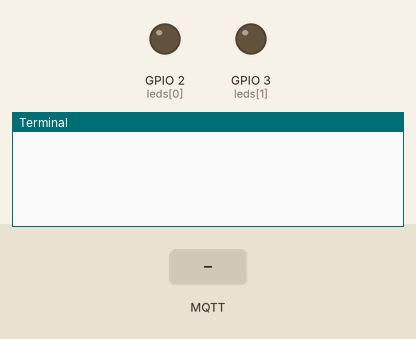
Recording of a program running on a simulated Raspberry Pi (BCM pin numbers). On the bench: output pins drawn as LEDs (lit = HIGH), the last lines printed to the terminal. Inputs (shaded band) come from the test bench. No MQTT or app messages arrive unless stated.

Above: at 1.3 s.
1.4 s: MQTT message "1" arrives on the first subscribed topic
At 2.2 s:
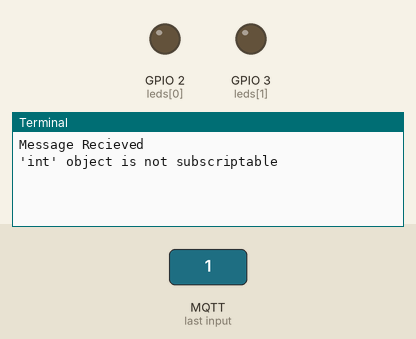
2.9 s: MQTT message "on" arrives on the first subscribed topic
At 3.3 s:
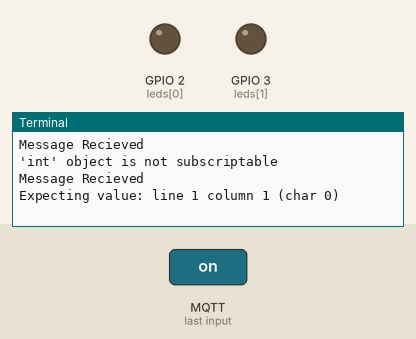

The program:

demo.py
```python
import paho.mqtt.client as mqtt
import json
import RPi.GPIO as io

# tuplje object met pin nummers
leds = (2, 3)

# initialisatie functie voor leds met als parameter een tuple
def init_leds(leds):
    io.setmode(io.BCM)
    io.setup(leds, io.OUT)

# set state van de leds met als parameters 2 tuples
# tuple van pin nummers en een met bools van de state
def set_leds(leds, states):
    io.output(leds, states)

# calback voor het verwerken van de berichten
def on_message(mqttc, obj, msg):
    print("Message Recieved")
    try:
        # payload omzetten van bytestring naar string
        p = msg.payload.decode("utf-8")

        # json wordt verwacht json string moet omgezet worden naar een python
        #  dictonary voor verwerking
        x = json.loads(p)

        #
        set_leds(leds, tuple(x['leds']))
        return
    except Exception as e:
        print(e)


def main():
    try:
        # initialisatie van alle elementen
        init_leds(leds)
        mqttc = mqtt.Client()
        mqttc.on_message = on_message
        mqttc.connect("172.16.181.166")
        mqttc.subscribe('tmp')
        while True:
                mqttc.loop()
    except KeyboardInterrupt:
        pass
    finally:
        io.cleanup()

# main segment
if __name__ == "__main__":
    main()
```

Measured:
- after the input at 1.4 s, the terminal: prints a new line at once (image 1)
- after the input at 2.9 s, the terminal: prints a new line at once (image 2)
